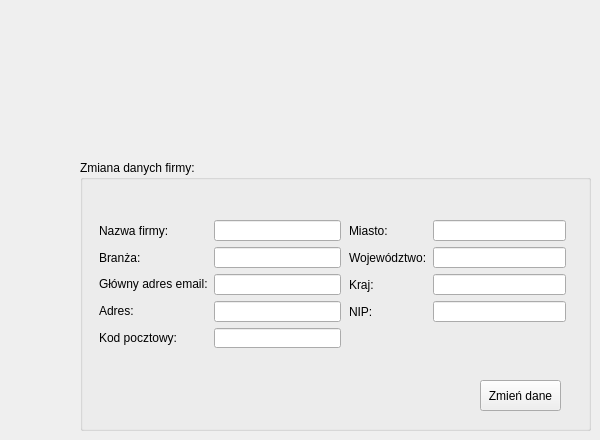
      <widget class="QWidget" name="tab_2">
       <attribute name="title">
        <string>Zmień dane firmy</string>
       </attribute>
       <widget class="QGroupBox" name="changeCompanyData">
        <property name="geometry">
         <rect>
          <x>80</x>
          <y>160</y>
          <width>511</width>
          <height>271</height>
         </rect>
        </property>
        <property name="styleSheet">
         <string notr="true"/>
        </property>
        <property name="title">
         <string>Zmiana danych firmy:</string>
        </property>
        <widget class="QPushButton" name="changeCompanyInfo">
         <property name="geometry">
          <rect>
           <x>400</x>
           <y>220</y>
           <width>81</width>
           <height>31</height>
          </rect>
         </property>
         <property name="styleSheet">
          <string notr="true"/>
         </property>
         <property name="text">
          <string>Zmień dane</string>
         </property>
        </widget>
        <widget class="QWidget" name="layoutWidget">
         <property name="geometry">
          <rect>
           <x>19</x>
           <y>60</y>
           <width>242</width>
           <height>128</height>
          </rect>
         </property>
         <layout class="QHBoxLayout" name="horizontalLayout_29">
          <item>
           <layout class="QVBoxLayout" name="verticalLayout_24">
            <item>
             <widget class="QLabel" name="label_54">
              <property name="styleSheet">
               <string notr="true"/>
              </property>
              <property name="text">
               <string>Nazwa firmy:</string>
              </property>
             </widget>
            </item>
            <item>
             <widget class="QLabel" name="label_55">
              <property name="styleSheet">
               <string notr="true"/>
              </property>
              <property name="text">
               <string>Branża:</string>
              </property>
             </widget>
            </item>
            <item>
             <widget class="QLabel" name="label_56">
              <property name="styleSheet">
               <string notr="true"/>
              </property>
              <property name="text">
               <string>Główny adres email:</string>
              </property>
             </widget>
            </item>
            <item>
             <widget class="QLabel" name="label_57">
              <property name="styleSheet">
               <string notr="true"/>
              </property>
              <property name="text">
               <string>Adres:</string>
              </property>
             </widget>
            </item>
            <item>
             <widget class="QLabel" name="label_58">
              <property name="styleSheet">
               <string notr="true"/>
              </property>
              <property name="text">
               <string>Kod pocztowy:</string>
              </property>
             </widget>
            </item>
           </layout>
          </item>
          <item>
           <layout class="QVBoxLayout" name="verticalLayout_23">
            <item>
             <widget class="QLineEdit" name="compName"/>
            </item>
            <item>
             <widget class="QLineEdit" name="compCat"/>
            </item>
            <item>
             <widget class="QLineEdit" name="comMail"/>
            </item>
            <item>
             <widget class="QLineEdit" name="compAdr"/>
            </item>
            <item>
             <widget class="QLineEdit" name="compCode"/>
            </item>
           </layout>
          </item>
         </layout>
        </widget>
        <widget class="QWidget" name="layoutWidget">
         <property name="geometry">
          <rect>
           <x>269</x>
           <y>60</y>
           <width>217</width>
           <height>102</height>
          </rect>
         </property>
         <layout class="QHBoxLayout" name="horizontalLayout_30">
          <item>
           <layout class="QVBoxLayout" name="verticalLayout_25">
            <item>
             <widget class="QLabel" name="label_59">
              <property name="styleSheet">
               <string notr="true"/>
              </property>
              <property name="text">
               <string>Miasto:</string>
              </property>
             </widget>
            </item>
            <item>
             <widget class="QLabel" name="label_60">
              <property name="styleSheet">
               <string notr="true"/>
              </property>
              <property name="text">
               <string>Województwo:</string>
              </property>
             </widget>
            </item>
            <item>
             <widget class="QLabel" name="label_61">
              <property name="styleSheet">
               <string notr="true"/>
              </property>
              <property name="text">
               <string>Kraj:</string>
              </property>
             </widget>
            </item>
            <item>
             <widget class="QLabel" name="label_62">
              <property name="styleSheet">
               <string notr="true"/>
              </property>
              <property name="text">
               <string>NIP:</string>
              </property>
             </widget>
            </item>
           </layout>
          </item>
          <item>
           <layout class="QVBoxLayout" name="verticalLayout_26">
            <item>
             <widget class="QLineEdit" name="compCity"/>
            </item>
            <item>
             <widget class="QLineEdit" name="compVoivode"/>
            </item>
            <item>
             <widget class="QLineEdit" name="compCntry"/>
            </item>
            <item>
             <widget class="QLineEdit" name="nip"/>
            </item>
           </layout>
          </item>
         </layout>
        </widget>
       </widget>
      </widget>
